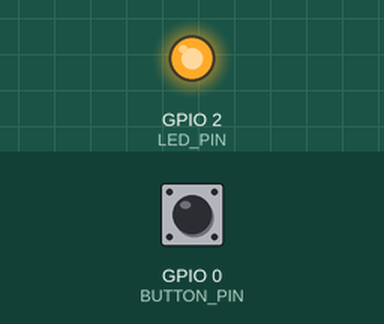
This sketch was run on a simulated ESP32. Parts: output pins drawn as LEDs (lit = HIGH). The test bench sets the inputs (shaded band); at power-on: GPIO 0 (BUTTON_PIN) HIGH. WiFi joins after 1.5 s; servers stay silent unless stated; I2S audio is not simulated (input reads silence); storage starts empty; what the sketch prints to the serial monitor is not drawn.

Above: at 2.7 s.
2.8 s: GPIO 0 (BUTTON_PIN) pulled LOW for 0.15 s
At 9.5 s:
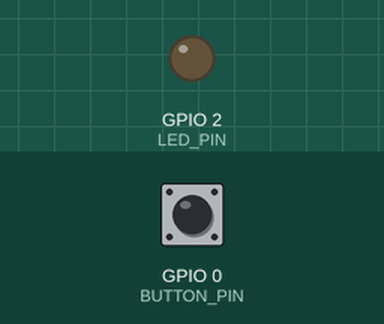
Timing chart, 0 to 11.0 s (numbered marks = the images above; inputs shaded):
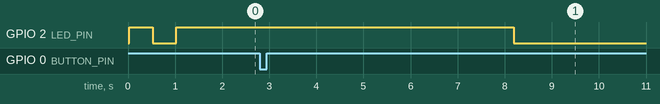

The sketch:

sketch_mar26a.ino
```cpp
#include <WiFi.h>
#include <HTTPClient.h>
#include <driver/i2s.h>
#include "SPIFFS.h"

// Configuration
const char* ssid = "hel";
const char* password = "1234567890";
const char* serverUrl = "http://192.168.1.27:3000";

// Pin definitions
const int BUTTON_PIN = 0;    // Boot button
const int LED_PIN = 2;       // Built-in LED
const int I2S_BCK = 14;      // Bit Clock
const int I2S_LCK = 15;      // Word Select (LCK)
const int I2S_DIN = 32;      // Data In
const int RECORD_TIME = 5;    // Recording time in seconds

// I2S configuration
i2s_config_t i2s_config = {
    .mode = (i2s_mode_t)(I2S_MODE_MASTER | I2S_MODE_RX),
    .sample_rate = 44100,
    .bits_per_sample = I2S_BITS_PER_SAMPLE_32BIT,
    .channel_format = I2S_CHANNEL_FMT_ONLY_LEFT,
    .communication_format = I2S_COMM_FORMAT_I2S,
    .intr_alloc_flags = ESP_INTR_FLAG_LEVEL1,
    .dma_buf_count = 8,
    .dma_buf_len = 1024,
    .use_apll = true
};

i2s_pin_config_t pin_config = {
    .bck_io_num = I2S_BCK,
    .ws_io_num = I2S_LCK,
    .data_out_num = I2S_PIN_NO_CHANGE,
    .data_in_num = I2S_DIN
};

void setup() {
    Serial.begin(115200);
    pinMode(LED_PIN, OUTPUT);
    pinMode(BUTTON_PIN, INPUT_PULLUP);

    // Initialize SPIFFS
    if(!SPIFFS.begin(true)){
        Serial.println("SPIFFS Mount Failed");
        return;
    }

    // Connect to WiFi
    WiFi.begin(ssid, password);
    while (WiFi.status() != WL_CONNECTED) {
        digitalWrite(LED_PIN, !digitalRead(LED_PIN));
        delay(500);
        Serial.print(".");
    }
    digitalWrite(LED_PIN, HIGH);
    Serial.println("\nWiFi connected");

    // Initialize I2S
    esp_err_t err = i2s_driver_install(I2S_NUM_0, &i2s_config, 0, NULL);
    if (err != ESP_OK) {
        Serial.printf("Failed installing driver: %d\n", err);
        while (true);
    }
    err = i2s_set_pin(I2S_NUM_0, &pin_config);
    if (err != ESP_OK) {
        Serial.printf("Failed setting pin: %d\n", err);
        while (true);
    }
}

void loop() {
    if (digitalRead(BUTTON_PIN) == LOW) {
        digitalWrite(LED_PIN, HIGH);
        recordAndSend();
        digitalWrite(LED_PIN, LOW);
        delay(1000); // Debounce
    }
}

void recordAndSend() {
    const int bufferLen = 1024;
    int32_t audioBuffer[bufferLen];
    File audioFile = SPIFFS.open("/recording.raw", "w");

    Serial.println("Recording...");

    // Record audio
    unsigned long startTime = millis();
    while ((millis() - startTime) < (RECORD_TIME * 1000)) {
        size_t bytesRead = 0;
        esp_err_t result = i2s_read(I2S_NUM_0, audioBuffer, bufferLen, &bytesRead, portMAX_DELAY);

        if (result == ESP_OK && bytesRead > 0) {
            audioFile.write((uint8_t*)audioBuffer, bytesRead);
        }
    }

    audioFile.close();
    Serial.println("Recording finished");

    // Send to API
    if(WiFi.status() == WL_CONNECTED) {
        HTTPClient http;
        http.begin(serverUrl);

        File file = SPIFFS.open("/recording.raw", "r");

        // Create multipart form data
        String boundary = "----WebKitFormBoundary7MA4YWxkTrZu0gW";
        String head = "--" + boundary + "\r\nContent-Disposition: form-data; name=\"audio\"; filename=\"audio.raw\"\r\nContent-Type: audio/raw\r\n\r\n";
        String tail = "\r\n--" + boundary + "--\r\n";

        http.addHeader("Content-Type", "multipart/form-data; boundary=" + boundary);

        uint32_t fileSize = file.size();
        http.setConnectTimeout(20000); // 20s timeout

        WiFiClient* client = http.getStreamPtr();
        client->print(head);

        // Send file in chunks
        uint8_t buf[1024];
        while(file.available()) {
            int c = file.read(buf, sizeof(buf));
            client->write(buf, c);
        }

        client->print(tail);

        int httpCode = http.GET(); // Trigger the sending
        if (httpCode > 0) {
            String response = http.getString();
            Serial.println("Response: " + response);
        } else {
            Serial.println("Error on sending POST: " + String(httpCode));
        }

        http.end();
        file.close();
    }
}
```

Measured:
- after the input at 2.8 s, GPIO 2 (LED_PIN): HIGH → LOW after 5.4 s
